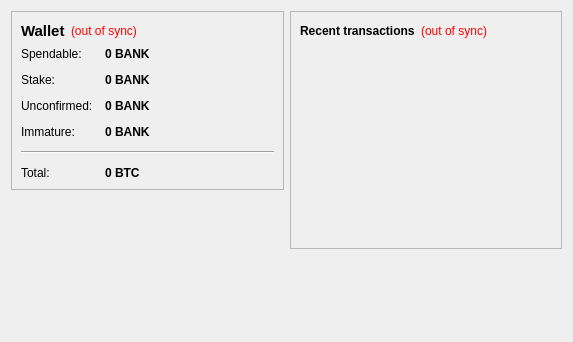
<?xml version="1.0" encoding="UTF-8"?>
<ui version="4.0">
 <class>OverviewPage</class>
 <widget class="QWidget" name="OverviewPage">
  <property name="geometry">
   <rect>
    <x>0</x>
    <y>0</y>
    <width>573</width>
    <height>342</height>
   </rect>
  </property>
  <property name="windowTitle">
   <string>Form</string>
  </property>
  <layout class="QHBoxLayout" name="horizontalLayout" stretch="1,1">
   <item>
    <layout class="QVBoxLayout" name="verticalLayout_2">
     <item>
      <widget class="QFrame" name="frame">
       <property name="frameShape">
        <enum>QFrame::StyledPanel</enum>
       </property>
       <property name="frameShadow">
        <enum>QFrame::Raised</enum>
       </property>
       <layout class="QVBoxLayout" name="verticalLayout_4">
        <item>
         <layout class="QHBoxLayout" name="horizontalLayout_4">
          <item>
           <widget class="QLabel" name="label_5">
            <property name="font">
             <font>
              <pointsize>11</pointsize>
              <weight>75</weight>
              <bold>true</bold>
             </font>
            </property>
            <property name="text">
             <string>Wallet</string>
            </property>
           </widget>
          </item>
          <item>
           <widget class="QLabel" name="labelWalletStatus">
            <property name="toolTip">
             <string>The displayed information may be out of date. Your wallet automatically synchronizes with the BankNotes network after a connection is established, but this process has not completed yet.</string>
            </property>
            <property name="styleSheet">
             <string notr="true">QLabel { color: red; }</string>
            </property>
            <property name="text">
             <string notr="true">(out of sync)</string>
            </property>
            <property name="alignment">
             <set>Qt::AlignLeading|Qt::AlignLeft|Qt::AlignVCenter</set>
            </property>
           </widget>
          </item>
          <item>
           <spacer name="horizontalSpacer_2">
            <property name="orientation">
             <enum>Qt::Horizontal</enum>
            </property>
            <property name="sizeHint" stdset="0">
             <size>
              <width>40</width>
              <height>20</height>
             </size>
            </property>
           </spacer>
          </item>
         </layout>
        </item>
        <item>
         <layout class="QFormLayout" name="formLayout_2">
          <property name="fieldGrowthPolicy">
           <enum>QFormLayout::AllNonFixedFieldsGrow</enum>
          </property>
          <property name="horizontalSpacing">
           <number>12</number>
          </property>
          <property name="verticalSpacing">
           <number>12</number>
          </property>
          <item row="0" column="0">
           <widget class="QLabel" name="label">
            <property name="text">
             <string>Spendable:</string>
            </property>
           </widget>
          </item>
          <item row="0" column="1">
           <widget class="QLabel" name="labelBalance">
            <property name="font">
             <font>
              <weight>75</weight>
              <bold>true</bold>
             </font>
            </property>
            <property name="cursor">
             <cursorShape>IBeamCursor</cursorShape>
            </property>
            <property name="toolTip">
             <string>Your current spendable balance</string>
            </property>
            <property name="text">
             <string notr="true">0 BANK</string>
            </property>
            <property name="textInteractionFlags">
             <set>Qt::LinksAccessibleByMouse|Qt::TextSelectableByKeyboard|Qt::TextSelectableByMouse</set>
            </property>
           </widget>
          </item>
          <item row="1" column="0">
           <widget class="QLabel" name="label_6">
            <property name="text">
             <string>Stake:</string>
            </property>
           </widget>
          </item>
          <item row="1" column="1">
           <widget class="QLabel" name="labelStake">
            <property name="font">
             <font>
              <weight>75</weight>
              <bold>true</bold>
             </font>
            </property>
            <property name="cursor">
             <cursorShape>IBeamCursor</cursorShape>
            </property>
            <property name="toolTip">
             <string>Total of coins that was staked, and do not yet count toward the current balance</string>
            </property>
            <property name="text">
             <string notr="true">0 BANK</string>
            </property>
            <property name="textInteractionFlags">
             <set>Qt::LinksAccessibleByMouse|Qt::TextSelectableByKeyboard|Qt::TextSelectableByMouse</set>
            </property>
           </widget>
          </item>
          <item row="2" column="0">
           <widget class="QLabel" name="label_3">
            <property name="text">
             <string>Unconfirmed:</string>
            </property>
           </widget>
          </item>
          <item row="2" column="1">
           <widget class="QLabel" name="labelUnconfirmed">
            <property name="font">
             <font>
              <weight>75</weight>
              <bold>true</bold>
             </font>
            </property>
            <property name="cursor">
             <cursorShape>IBeamCursor</cursorShape>
            </property>
            <property name="toolTip">
             <string>Total of transactions that have yet to be confirmed, and do not yet count toward the current balance</string>
            </property>
            <property name="text">
             <string notr="true">0 BANK</string>
            </property>
            <property name="textInteractionFlags">
             <set>Qt::LinksAccessibleByMouse|Qt::TextSelectableByKeyboard|Qt::TextSelectableByMouse</set>
            </property>
           </widget>
          </item>
          <item row="3" column="0">
           <widget class="QLabel" name="labelImmatureText">
            <property name="text">
             <string>Immature:</string>
            </property>
           </widget>
          </item>
          <item row="3" column="1">
           <widget class="QLabel" name="labelImmature">
            <property name="font">
             <font>
              <weight>75</weight>
              <bold>true</bold>
             </font>
            </property>
            <property name="toolTip">
             <string>Mined balance that has not yet matured</string>
            </property>
            <property name="text">
             <string notr="true">0 BANK</string>
            </property>
            <property name="textInteractionFlags">
             <set>Qt::LinksAccessibleByMouse|Qt::TextSelectableByKeyboard|Qt::TextSelectableByMouse</set>
            </property>
           </widget>
          </item>
          <item row="4" column="0" colspan="2">
           <widget class="Line" name="line">
            <property name="orientation">
             <enum>Qt::Horizontal</enum>
            </property>
           </widget>
          </item>
          <item row="5" column="0">
           <widget class="QLabel" name="labelTotalText">
            <property name="text">
             <string>Total:</string>
            </property>
           </widget>
          </item>
          <item row="5" column="1">
           <widget class="QLabel" name="labelTotal">
            <property name="font">
             <font>
              <weight>75</weight>
              <bold>true</bold>
             </font>
            </property>
            <property name="cursor">
             <cursorShape>IBeamCursor</cursorShape>
            </property>
            <property name="toolTip">
             <string>Your current total balance</string>
            </property>
            <property name="text">
             <string notr="true">0 BTC</string>
            </property>
            <property name="textInteractionFlags">
             <set>Qt::LinksAccessibleByMouse|Qt::TextSelectableByKeyboard|Qt::TextSelectableByMouse</set>
            </property>
           </widget>
          </item>
         </layout>
        </item>
       </layout>
      </widget>
     </item>
     <item>
      <spacer name="verticalSpacer">
       <property name="orientation">
        <enum>Qt::Vertical</enum>
       </property>
       <property name="sizeHint" stdset="0">
        <size>
         <width>20</width>
         <height>40</height>
        </size>
       </property>
      </spacer>
     </item>
    </layout>
   </item>
   <item>
    <layout class="QVBoxLayout" name="verticalLayout_3">
     <item>
      <widget class="QFrame" name="frame_2">
       <property name="frameShape">
        <enum>QFrame::StyledPanel</enum>
       </property>
       <property name="frameShadow">
        <enum>QFrame::Raised</enum>
       </property>
       <layout class="QVBoxLayout" name="verticalLayout">
        <item>
         <layout class="QHBoxLayout" name="horizontalLayout_2">
          <item>
           <widget class="QLabel" name="label_4">
            <property name="text">
             <string>&lt;b&gt;Recent transactions&lt;/b&gt;</string>
            </property>
           </widget>
          </item>
          <item>
           <widget class="QLabel" name="labelTransactionsStatus">
            <property name="toolTip">
             <string>The displayed information may be out of date. Your wallet automatically synchronizes with the BankNotes network after a connection is established, but this process has not completed yet.</string>
            </property>
            <property name="styleSheet">
             <string notr="true">QLabel { color: red; }</string>
            </property>
            <property name="text">
             <string notr="true">(out of sync)</string>
            </property>
            <property name="alignment">
             <set>Qt::AlignRight|Qt::AlignTrailing|Qt::AlignVCenter</set>
            </property>
           </widget>
          </item>
          <item>
           <spacer name="horizontalSpacer">
            <property name="orientation">
             <enum>Qt::Horizontal</enum>
            </property>
            <property name="sizeHint" stdset="0">
             <size>
              <width>40</width>
              <height>20</height>
             </size>
            </property>
           </spacer>
          </item>
         </layout>
        </item>
        <item>
         <widget class="QListView" name="listTransactions">
          <property name="styleSheet">
           <string notr="true">QListView { background: transparent; }</string>
          </property>
          <property name="frameShape">
           <enum>QFrame::NoFrame</enum>
          </property>
          <property name="verticalScrollBarPolicy">
           <enum>Qt::ScrollBarAlwaysOff</enum>
          </property>
          <property name="horizontalScrollBarPolicy">
           <enum>Qt::ScrollBarAlwaysOff</enum>
          </property>
          <property name="selectionMode">
           <enum>QAbstractItemView::NoSelection</enum>
          </property>
         </widget>
        </item>
       </layout>
      </widget>
     </item>
     <item>
      <spacer name="verticalSpacer_2">
       <property name="orientation">
        <enum>Qt::Vertical</enum>
       </property>
       <property name="sizeHint" stdset="0">
        <size>
         <width>20</width>
         <height>40</height>
        </size>
       </property>
      </spacer>
     </item>
    </layout>
   </item>
  </layout>
 </widget>
 <resources/>
 <connections/>
</ui>
